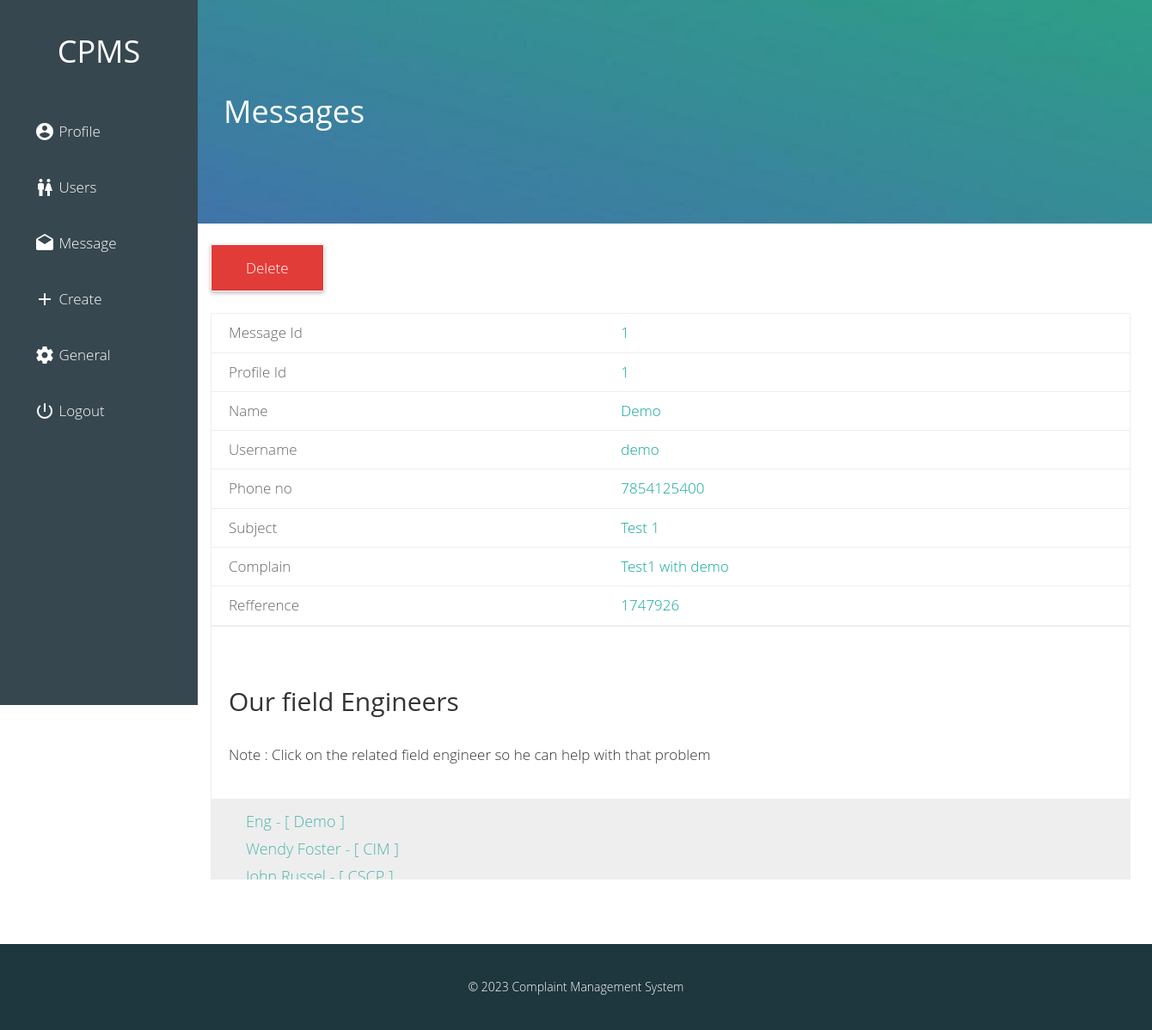
/admin/message-view.php?id=1 (signed in), run on the app's committed database.
### tables this page shows
CREATE TABLE `cmp_log` (
  `id` int(11) NOT NULL,
  `user_id` int(3) NOT NULL,
  `name` varchar(50) NOT NULL,
  `username` varchar(50) NOT NULL,
  `email` varchar(80) NOT NULL,
  `phone no` varchar(10) NOT NULL,
  `subject` varchar(150) NOT NULL,
  `complain` varchar(300) NOT NULL,
  `ref_no` int(100) NOT NULL
);

CREATE TABLE `dummy` (
  `id` int(11) NOT NULL,
  `name` varchar(20) NOT NULL,
  `user_name` varchar(20) NOT NULL,
  `email` varchar(170) NOT NULL,
  `post` varchar(50) NOT NULL,
  `password` varchar(20) NOT NULL,
  `time` timestamp NOT NULL DEFAULT CURRENT_TIMESTAMP ON UPDATE CURRENT_TIMESTAMP
);

### core/config.php (called while the page is built, shortened)
<?php
$web_name = "Complaint Management System";
?>

### admin/message-view.php (the view, shortened to what this page needs)
<?php
  require '../core/config.php';
  $id = $_GET['id'];
 ?>
<!DOCTYPE html>
<html>
  <head>
    <link rel="stylesheet" href="../files/css/bootstrap.css">
    <link rel="stylesheet" href="../files/css/custom.css">
  </head>
  <body>
  <?php require 'nav.php';?>
  <div class="animated fadeIn">
  <div class="cover main">
    <h1>Messages</h1>
  </div>
    <div class="div">
        <div class="col-lg-12 ">
          <?php
          echo "<a class='button logout' href ='m_delete.php?id=$id' onClick=\"javascript:return confirm ('Are you really want to delete ?');\">Delete</a>";
           ?>
           <br><br><br><br>
          <table>
          <?php
            $query1=mysql_query("SELECT * FROM `cmp_log` WHERE id='$id'");
            while( $arry=mysql_fetch_array($query1) ) {
              $id = $arry['id'];
              $user_id = $arry['user_id'];
              $name = $arry['name'];
              $username = $arry['username'];
              $phone_no = $arry['phone no'];
              $subject = $arry['subject'];
              $complain = $arry['complain'];
              $ref = $arry['ref_no'];
            }
               echo "<tr> <td> <b> Message Id </b> </td>";
               echo "     <td> ".$id."</td> </tr>";
               echo "<tr> <td> <b> Profile Id </b> </td>";
               echo "     <td> ".$user_id."</td> </tr>";
               echo "<tr> <td> <b> Name </b> </td>";
               echo "     <td> ".$name."</td> </tr>";
               echo "<tr> <td> <b> Username </b> </td>";
               echo "     <td> ".$username."</td> </tr>";
               echo "<tr> <td> <b> Phone no </b> </td>";
               echo "     <td> ".$phone_no."</td> </tr>";
               echo "<tr> <td> <b> Subject </b> </td>";
               echo "     <td> ".$subject."</td> </tr>";
               echo "<tr> <td> <b> Complain </b> </td>";
               echo "     <td> ".$complain."</td></tr>";
               echo "<tr> <td> <b> Refference </b> </td>";
               echo "     <td> ".$ref."</td></tr>";
          ?>
          </table>
          <div class="field-off jumbotron">
            <br>
            <h2>Our field Engineers</h2>
            <p>Note : Click on the related field engineer so he can help with that problem </p>
                <div class="li">
            <?php
              $db=mysql_query("SELECT * FROM `dummy`");
                while($data=mysql_fetch_array($db)) {
                   $name = $data['name'];
                  $post = $data['post'];
                  echo " <a class='list' href='forward.php?dummy=$name & id=$id'> $name - [ $post ]</a> <br> ";
                }
            ?>
                </div>
          </div>
          <br><br>
      </div>
    </div>
  </div>
  <footer>
  <br><br>&copy <?php echo date("Y"); ?> <?php echo $web_name; ?>
  </footer>
  </body>
</html>

### files/css/custom.css (style rules this page uses)
body { font-family:"Gotham A", Gotham, "Gotham SSm A", "Gotham SSm B", "Gotham SSm", "Proxima Nova", "Open Sans", "Helvetica Neue", Helvetica, Arial, sans-serif; font-weight: lighter; }
a,a:hover,a:focus,a:visited { color:#4db6ac; text-decoration: none!important; outline: 0px!important; }
a:-webkit-any-link { text-decoration: none;!important }
.col-lg-12 p { font-size: 17px!important; }
.cover { width:100%; height: 260px; background: #4db6ac url('../img/admin.jpg'); background-position: center center; background-size: cover; position: relative; float: left; z-index: 999; color: #fff; }
.main { padding-top: 90px; padding-left: 260px; padding-right: 30px; color:#fff; }
.div { width:1100px; min-height: 700px;; padding-top: 20px; background: #fff; position: relative; float: left; left: 230px; }
.button { position: relative; top: 20px; padding: 15px 40px; color: #fff!important; border-radius: 2px; box-shadow: 0 2px 5px rgba(0,0,0,.26); font-size: 17px; }
.logout { border: 1px solid #fff!important; background:#e23c39; }
table { width:100%; border-left: 1px solid #eee; border-right: 1px solid #eee; font-size: 17px; }
td { padding:10px; border-top: 1px solid #eee; border-bottom: 1px solid #eee; padding-left: 20px; color:#0ea798; }
table b { font-weight: lighter!important; color: #666; }
p { font-weight: lighter!important; font-size: 19px!important; line-height: 32px; padding: 20px!important; }
.field-off { width:100%; height: 300px; background: #fff; position: relative; border: 1px solid #eee; padding-top: 30px; }
h2 { padding-left: 20px; }
.li { width:100%; height: auto; padding-bottom: 30px; padding-top: 10px; background: #eee; float: left; padding-left: 40px; }
.list { line-height: 32px; font-size: 18px; }
footer { width: 100%; height: 100px; background: #1e363e; position: relative; float: left; text-align: center; color: #fff; }
.animated { animation-duration: 1s; animation-fill-mode: both; }
.fadeIn { animation-name: fadeIn; }

### data on the page
cmp_log: id "1", user "1", name "Demo", username "demo", phone no "7854125400", subject "Test 1", complain "Test1 with demo", ref_no "1747926"
dummy: name "Eng", post "Demo"
dummy: name "Wendy Foster", post "CIM"
dummy: name "John Russel", post "CSCP"

### other printed values
$web_name "Complaint Management System"
